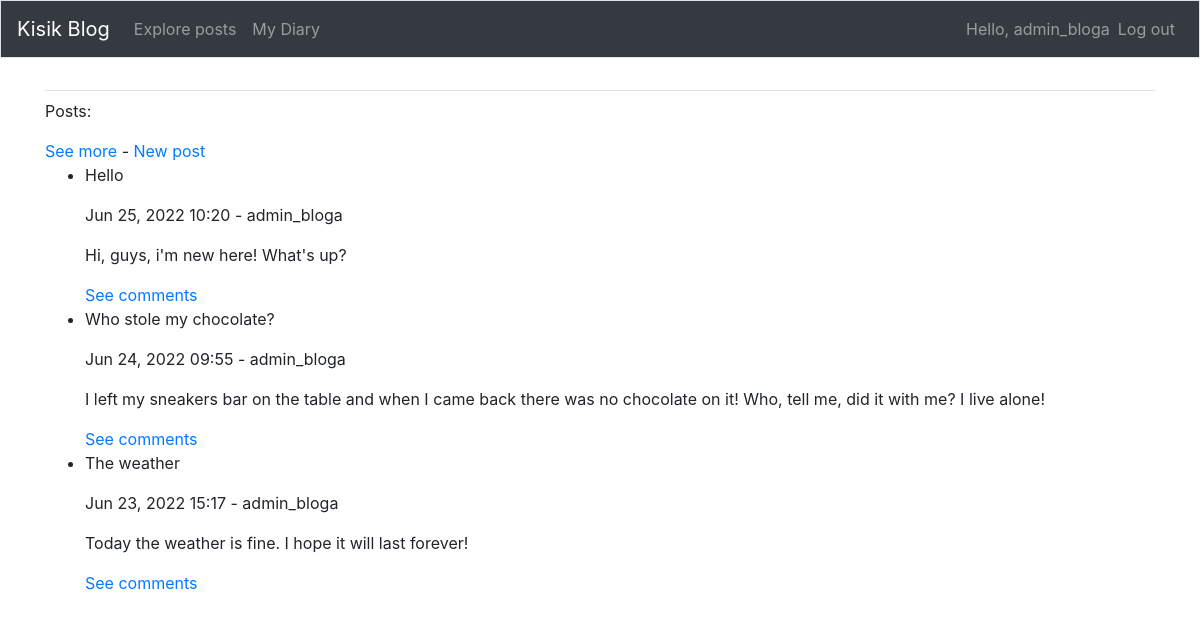
The page /posts/ (signed in) on the database its author committed.
### tweets/models.py (models this page shows, shortened)
class BlogPost(models.Model):
    title = models.CharField(max_length=150)
    text = models.TextField(max_length=1000)
    date_added = models.DateTimeField(auto_now_add=True)
    owner = models.ForeignKey(User, on_delete=models.CASCADE)

### tweets/views.py (the view)
# urls.py: path('posts/', views.posts, name='posts'),
def posts(request):
    posts = BlogPost.objects.order_by('-date_added')
    context = {'posts': posts}
    return render(request, 'tweets/posts.html', context)

### tweets/templates/tweets/posts.html (shortened to what this page needs)
<!DOCTYPE html>
<html lang="en">
<head>
    {% extends "tweets/base.html" %}
{% block content %}
  <p>Posts:</p>
  <a href="{% url 'tweets:more' %}">See more</a> -
  <a href="{% url 'tweets:new_post' %}">New post</a>
  <ul>
      {% for post in posts %}
        <li>
            <p>{{ post.title }}</p>
            <p>{{ post.date_added|date:'M d, Y H:i' }} - {{ post.owner }}</p>
            <p>{{ post.text|linebreaks }}</p>
            <a href="{% url 'tweets:blog_com' post.id %}">See comments</a>
        </li>
      {% empty %}
        <li>No posts added yet</li>
      {% endfor %}
  </ul>
{% endblock content %}

### tweets/templates/tweets/base.html (shortened to what this page needs)
{% load bootstrap4 %}
<!doctype html>
<html lang="en">
<head>
    {% bootstrap_css %}
</head>
<body>
  <nav class="navbar navbar-expand-md navbar-dark bg-dark mb-4 border">
    <a class="navbar-brand" href="{% url 'tweets:index' %}">Kisik Blog</a>
    <div class="collapse navbar-collapse" id="navbarCollapse">
      <ul class="navbar-nav mr-auto">
        <li class="nav-item">
          <a class="nav-link" href="{% url 'tweets:posts' %}">
              Explore posts</a></li>
        <li class="nav-item">
            <a class="nav-link" href="{% url 'tweets:my_diary' %}">My Diary</a></li>
      </ul>
      <ul class="navbar-nav ml-auto">
        {% if user.is_authenticated %}
          <li class="nav-item">
              <span class="navbar-text">Hello, {{ user.username }}</span>
          </li>
          <li class="nav-item">
              <a class="nav-link" href="{% url 'users:logout' %}">Log out</a>
          </li>
        {% endif %}
      </ul>
    </div>
  </nav>
  <main role="main" class="container">
    <div class="pb-2 mb-2 border-bottom">
    </div>
    <div>
      {% block content %}{% endblock content %}
    </div>
  </main>
</body>
</html>

### rows shown on the page
BlogPost: title "Hello", date_added "Jun 25, 2022 10:20", owner "admin_bloga", text "Hi, guys, i'm new here! What's up?"
BlogPost: title "Who stole my chocolate?", date_added "Jun 24, 2022 09:55", owner "admin_bloga", text "I left my sneakers bar on the table and when I came back there was no chocolate on it! Who, tell me, did it with me? I live alone!"
BlogPost: title "The weather", date_added "Jun 23, 2022 15:17", owner "admin_bloga", text "Today the weather is fine. I hope it will last forever!"

### other values the page prints
{{ user.username }} "admin_bloga"
